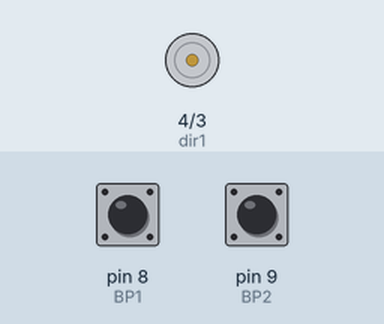
The sketch below on a simulated Arduino Uno, built with avr-gcc and run on an emulated ATmega328P. Shown: motor-driver pin pairs drawn as motors (green arrow = first pin HIGH = forward, orange = second pin HIGH = backward, longer = more drive, scaled by the enable pin). The inputs (shaded band) are chosen by the test bench; at power-on: pin 8 (BP1) HIGH, pin 9 (BP2) HIGH. What the sketch prints to the serial monitor is not drawn.

Above: at 1.2 s.
1.3 s: pin 8 (BP1) pulled LOW for 0.15 s
At 3.0 s:
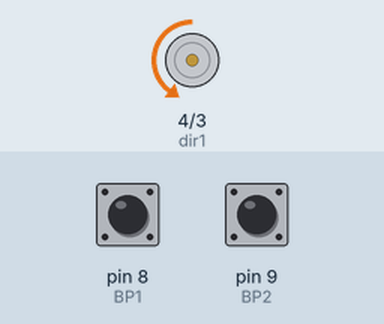
3.3 s: pin 9 (BP2) pulled LOW for 0.15 s
At 4.9 s:
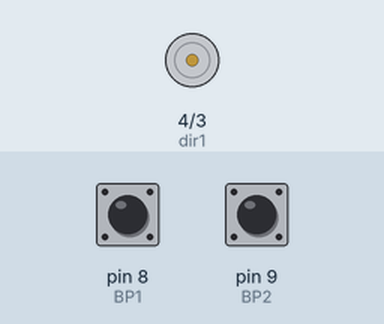
5.3 s: pin 8 (BP1) pulled LOW for 3.2 s
At 9.7 s:
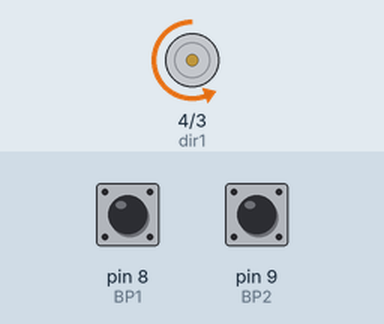
10.3 s: pin 8 (BP1) pulled LOW for 3.2 s
At 14.8 s:
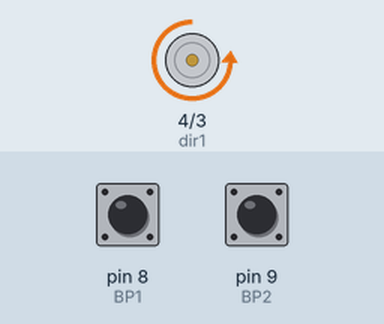
15.3 s: pin 9 (BP2) pulled LOW for 1 s
At 16.2 s:
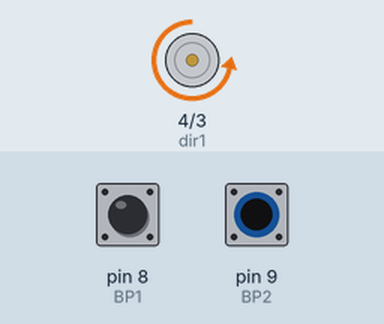
19.3 s: pin 8 (BP1) pulsed LOW 5 times (0.12 s each, 0.3 s apart)
At 20.2 s:
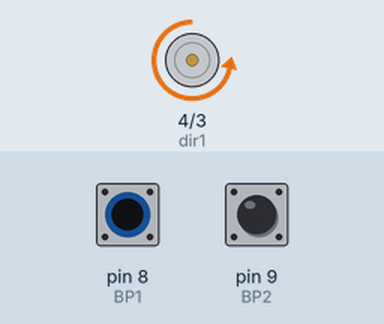
Timing chart, 0 to 22.5 s (numbered marks = the images above; inputs shaded):
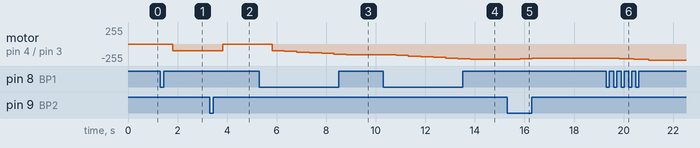

The sketch:

V40_bt_speed.ino
```cpp
int speedPin = 5;//
int dir1 =4;//IN1
int dir2 = 3;//IN2
int BP1 = 8;//按键1
int BP2 = 9;//按键2

int B1Val;
int B2Val;
int mSpeed = 0;//速度
int dt = 500;

void setup() {
  // put your setup code here, to run once:
  pinMode(speedPin,OUTPUT);
  pinMode(dir1,OUTPUT);
  pinMode(dir2,OUTPUT);
  pinMode(BP1,INPUT);
  pinMode(BP2,INPUT);
  digitalWrite(BP1,HIGH);
  digitalWrite(BP2,HIGH);
  Serial.begin(9600);

}

void loop() {
  // put your main code here, to run repeatedly:
  B1Val = digitalRead(BP1);
  B2Val = digitalRead(BP2);
  Serial.print(B1Val);
  Serial.print("——");
  Serial.println(B2Val);
//按钮按下
  if(B1Val ==0){
    mSpeed = mSpeed-10;
    delay(dt);
  }
  if(B2Val ==0){
    mSpeed = mSpeed+10;
    delay(dt);
  }

  //转速匹配
  if(mSpeed >255){
    mSpeed = 255;
  }
  if(mSpeed <-255){
    mSpeed = -255;
  }

  if(mSpeed == 10){
    mSpeed = 100;
  }
  if(mSpeed == -10){
    mSpeed = -100;
  }

  if(mSpeed == 90 || mSpeed ==95 ||mSpeed == -90 || mSpeed ==-95){
    mSpeed = 0;
  }

  if(mSpeed ==0){
    analogWrite(speedPin,0);
  }
  if(mSpeed >0){
    digitalWrite(dir1,HIGH);
    digitalWrite(dir2,LOW);
    analogWrite(speedPin,mSpeed);
  }
  if(mSpeed <0){
    digitalWrite(dir1,LOW);
    digitalWrite(dir2,HIGH);
    analogWrite(speedPin,abs(mSpeed));//abs()：返回绝对值
  }

}
```

Measured:
- after the input at 1.3 s, motor on pin 4 (dir1) / pin 3 (dir2): stopped → backward 100/255 after 0.52 s
- after the input at 3.3 s, motor on pin 4 (dir1) / pin 3 (dir2): backward 100/255 → stopped after 0.52 s
- after the input at 5.3 s, motor on pin 4 (dir1) / pin 3 (dir2): moves from stopped to backward 160/255 over 3.0 s, starting after 0.51 s
- after the input at 10.3 s, motor on pin 4 (dir1) / pin 3 (dir2): moves from backward 160/255 to backward 230/255 over 3.0 s, starting after 0.52 s
- after the input at 15.3 s, motor on pin 4 (dir1) / pin 3 (dir2): backward 230/255 → backward 220/255 after 0.52 s, → backward 210/255 0.50 s later
- after the input at 19.3 s, motor on pin 4 (dir1) / pin 3 (dir2): backward 210/255 → backward 220/255 after 0.52 s, → backward 230/255 0.60 s later, → backward 240/255 0.60 s later
